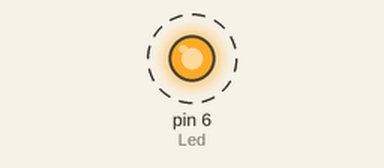
Recording of a sketch running on a simulated Arduino Uno, built with avr-gcc and run on an emulated ATmega328P. On the bench: output pins drawn as LEDs (lit = HIGH). Dashed ring = blinking.

Above: at 0.12 s.
Timing chart, 0 to 3.0 s (numbered marks = the images above):
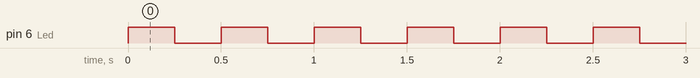

Measured:
- by itself, pin 6 (Led): alternates HIGH for 0.25 s and LOW for 0.25 s

The sketch:

LedF.ino
```cpp
int Led=6, tame=250 ;
void setup() {
 Serial.begin(9600);
 pinMode(Led, OUTPUT);

}

void loop() {
  digitalWrite(Led,HIGH);
  delay(tame);
  digitalWrite(Led,LOW);
  delay(tame);
}
```
